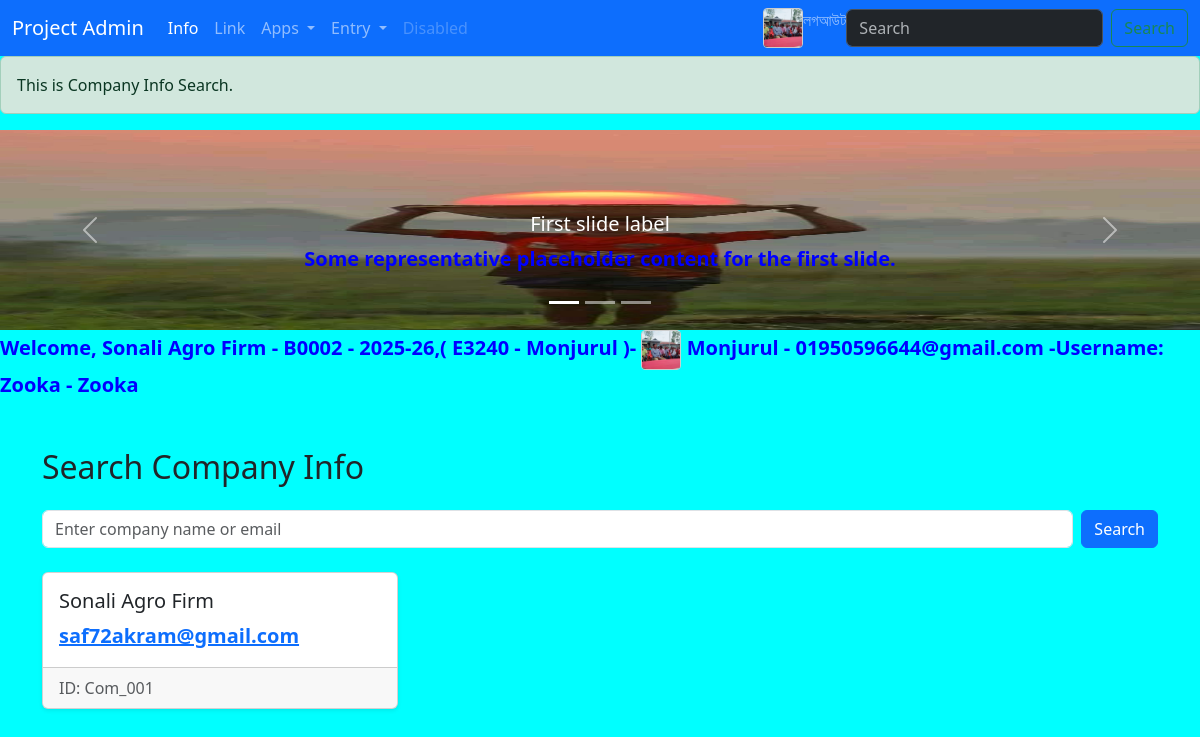
Page /pa/search-company/ (signed in) on the committed database.
### account/models.py (models this page shows, shortened)
class UserProfile(models.Model):
    STATUS_CHOICES = [
        ('Stop', 'Stop'),
        ('On', 'On'),
        ('Abuse', 'Abuse'),
    ]
    user   = models.OneToOneField(User, on_delete=models.CASCADE)
    employee_id = models.ForeignKey(Employee, on_delete=models.CASCADE,null=True, blank=True)
    block_id  = models.ForeignKey(BlockName, on_delete=models.CASCADE)
    status = models.CharField(
    max_length=40,
    choices=STATUS_CHOICES,
    default='On'
    )
    ALLOWED_APPS = [
        ('account', 'Account'),
        ('block', 'Block'),
        ('marketing', 'Marketing'),
        ('contract_grower', 'Contract_grower'),
        ('ProjectAdmin', 'ProjectAdmin'),
    ]
    allowed_app = models.CharField(max_length=100, choices=ALLOWED_APPS)
    byear  = models.ForeignKey(DealingYear, on_delete=models.CASCADE,null=True, blank=True)
    com_id = models.ForeignKey(Company, on_delete=models.CASCADE)

class BlockName(models.Model):
    b_id = models.CharField(max_length=20,  primary_key=True)
    b_name = models.CharField(max_length=100,unique=True)
    b_land_Ac = models.FloatField()
    PerDecimal = models.DecimalField(max_digits=10, decimal_places=2)
    b_des = models.TextField(blank=True, null=True)
    division = models.CharField(max_length=20, choices=[
        ('AC', 'Account'),
        ('SP', 'Seed Production'),
        ('SM', 'Seed Marketing')
    ], default='AC')
    bso_email = models.EmailField()
    state = models.CharField(max_length=10, choices=[('ON', 'ON'), ('OFF', 'OFF')], default='ON')
    rlpay_day = models.CharField(max_length=50, default='Sunday')
    land_update = models.DecimalField(max_digits=10, decimal_places=2)
    division = models.CharField(max_length=20, choices=DIVISION_CHOICES, default='AC')
    emailst = models.EmailField()
    com_id = models.ForeignKey("ProjectAdmin.Company", on_delete=models.CASCADE)

### ProjectAdmin/models.py (models this page shows, shortened)
class Employee(models.Model):
    EmpId = models.CharField(max_length=10, primary_key=True)
    EmpName = models.CharField(max_length=100)
    EmpDesig = models.CharField(max_length=100)
    EmpMobile = models.CharField(max_length=15, unique=True)
    EmpEmail = models.EmailField(max_length=50, unique=True)
    EmpBirthDate = models.DateField()
    EmpJoininghDate = models.DateField()
    EmpPicture = models.ImageField(upload_to=employee_picture_upload_path, blank=True, null=True)
    EmpStatus = models.CharField(max_length=10, default='ON')
    EmpComId = models.ForeignKey(Company, on_delete=models.CASCADE)
    def __str__(self):
        return f"{self.EmpId} - {self.EmpName}"

class Company(models.Model):
    com_id = models.CharField(max_length=20,primary_key=True)
    company_name = models.CharField(max_length=100, unique=True)
    company_email = models.EmailField(max_length=100, unique=True)
    is_active = models.BooleanField(default=True)  # 👈 Add this

class DealingYear(models.Model):
    STATUS_CHOICES = [
        ('Stop', 'Stop'),
        ('On', 'On'),
        ('Abuse', 'Abuse'),
    ]
    dy_session = models.CharField(max_length=20, primary_key=True)  # অর্থবছর বা সেশন
    busy_status = models.CharField(max_length=10, choices=STATUS_CHOICES, default='On')
    com_id = models.ForeignKey(Company, on_delete=models.CASCADE)
    def __str__(self):
        return f" {self.dy_session}"
    class Meta:
        db_table = 'dealing_year'  # বিদ্যমান টেবিলের সাথে মিল

### ProjectAdmin/views.py (the view)
# urls.py: path('search-company/', views.search_company, name='search_company'),
def search_company(request):
    company = Company.objects.all()
    query = request.GET.get('q','')
    if query:
            company = company.filter(
                Q(company_name__icontains = query) |
                Q(company_email__icontains = query)
            )
    context = {
                'company' : company,
                'query' : query
            }
    return render(request,'padmin/search_company.html', context)

### templates/padmin/search_company.html (shortened to what this page needs)
{% extends 'padmin/base1.html' %}
{% block alert %}This is  Company Info Search.  {% endblock alert  %}
{% block content %}
<div class="container mt-5">
    <h2 class="mb-4">Search Company Info</h2>
    <form method="get" class="d-flex mb-4" role="search">
        <input
            class="form-control me-2"
            type="search"
            name="q"
            placeholder="Enter company name or email"
            aria-label="Search"
            value="{{ query }}"
        />
        <button class="btn btn-primary" type="submit">Search</button>
    </form>
    {% if company %}
        <div class="row row-cols-1 row-cols-md-3 g-4">
            {% for c in company %}
                <div class="col">
                    <div class="card h-100 shadow-sm">
                        <div class="card-body">
                            <h5 class="card-title">{{ c.company_name }}</h5>
                            <p class="card-text">
                                <a href="mailto:{{ c.company_email }}">{{ c.company_email }}</a>
                            </p>
                        </div>
                        <div class="card-footer text-muted">
                            ID: {{ c.com_id }}
                        </div>
                    </div>
                </div>
            {% endfor %}
        </div>
    {% else %}
        <div class="alert alert-warning" role="alert">
            No results found.
        </div>
    {% endif %}
</div>
{% endblock content %}

### templates/padmin/base1.html (shortened to what this page needs)
<!DOCTYPE html>
<html lang="en">
    {% load static %}
<head>
    <link href="https://cdn.jsdelivr.net/npm/bootstrap@5.3.7/dist/css/bootstrap.min.css" rel="stylesheet">
    <link rel="stylesheet" href="{% static 'style.css' %}" >
</head>
<body>
   <nav class="navbar navbar-expand-lg bg-primary" data-bs-theme="dark">
  <div class="container-fluid">
    <a class="navbar-brand" href="{% url 'ProjectAdmin:padmin' %}">Project Admin</a>
    <div class="collapse navbar-collapse" id="navbarSupportedContent">
      <ul class="navbar-nav me-auto mb-2 mb-lg-0">
        <li class="nav-item">
          <a class="nav-link active" aria-current="page" href="#">Info</a>
        </li>
        <li class="nav-item">
          <a class="nav-link" href="{%url 'ProjectAdmin:padmin'  %}">Link</a>
        </li>
        <li class="nav-item dropdown">
          <a class="nav-link dropdown-toggle" href="#" role="button" data-bs-toggle="dropdown" aria-expanded="false">
            Apps
          </a>
        </li>
        <li class="nav-item dropdown">
          <a class="nav-link dropdown-toggle" href="#" role="button" data-bs-toggle="dropdown" aria-expanded="false">
            Entry
          </a>
        </li>
        <li class="nav-item">
          <a class="nav-link disabled" aria-disabled="true">Disabled</a>
        </li>
      </ul>
      <ul class="navbar-nav ms-auto">
          {% if user.is_authenticated %}
              {% if user.userprofile.employee_id.EmpPicture %}
                  <img src="{{ user.userprofile.employee_id.EmpPicture.url }}" class="icon-small" alt="Employee Picture" width="20">
              {% else %}
                  <img src="{% static 'images/default.png' %}" class="icon-small" alt="No Picture" width="40">
              {% endif %}
              <form method="post" action="{% url 'account:logout' %}">
                  <button type="submit" class="nav-link btn btn-link" style="padding: 0;">লগআউট</button>
              </form>
          {% else %}
              <li class="nav-item"><a class="nav-link" href="{% url 'account:login' %}">লগইন</a></li>
          {% endif %}
      </ul>
      <form class="d-flex" role="search">
        <input class="form-control me-2" type="search" placeholder="Search" aria-label="Search"/>
        <button class="btn btn-outline-success" type="submit">Search</button>
      </form>
    </div>
  </div>
</nav>
<div class="alert alert-success" role="alert">
  {% block alert %}  {% endblock alert  %}
</div>
<div id="carouselExampleCaptions" class="carousel slide">
  <div class="carousel-indicators">
    <button type="button" data-bs-target="#carouselExampleCaptions" data-bs-slide-to="0" class="active" aria-current="true" aria-label="Slide 1"></button>
    <button type="button" data-bs-target="#carouselExampleCaptions" data-bs-slide-to="1" aria-label="Slide 2"></button>
    <button type="button" data-bs-target="#carouselExampleCaptions" data-bs-slide-to="2" aria-label="Slide 3"></button>
  </div>
  <div class="carousel-inner">
    <div class="carousel-item active">
      <img src="{% static 'img/account/SRB.jpg' %}" class="d-block w-100" alt="logo">
      <div class="carousel-caption d-none d-md-block">
        <h5>First slide label</h5>
        <p>Some representative placeholder content for the first slide.</p>
      </div>
    </div>
  </div>
  <button class="carousel-control-prev" type="button" data-bs-target="#carouselExampleCaptions" data-bs-slide="prev">
    <span class="carousel-control-prev-icon" aria-hidden="true"></span>
  </button>
  <button class="carousel-control-next" type="button" data-bs-target="#carouselExampleCaptions" data-bs-slide="next">
    <span class="carousel-control-next-icon" aria-hidden="true"></span>
  </button>
</div>
<div>
      {% if user.is_authenticated %}
<p>
    Welcome,
    {{ user.userprofile.com_id.company_name|default_if_none:"No Company" }} -
    {{ user.userprofile.block_id.b_id|default_if_none:"No Block" }} -
    {{ user.userprofile.byear|default_if_none:"No Year" }},(
    {{ user.userprofile.employee_id|default:"No Empid" }} )-
    {% if user.userprofile.employee_id.EmpPicture %}
    <img src="{{ user.userprofile.employee_id.EmpPicture.url }}" class="icon-small" alt="Employee Picture" width="40">
    {% else %}
        <img src="{% static 'images/default.png' %}" class="icon-small" alt="No Picture" width="40">
    {% endif %}
    {{ user.userprofile.employee_id.EmpName|default_if_none:"No Employee" }} -
    {{ user.userprofile.employee_id.EmpEmail|default_if_none:"No EmpEmail" }} -Username:
    {{ user.username }} -
    {{ user.first_name|default:user.username }}
</p>
      {% else %}
        <p>Welcome, Guest!</p>
      {% endif %}
</div>
<div>
    {% block content %} {% endblock content %}
</div>
</body>
</html>

### static/style.css (style rules this page uses)
body { background-color: aqua; }
p { color: blue; font-weight: 900; font-size: 20px; }
img { height: 200px; width: 200px; }

### templates/padmin/base1.html (style rules this page uses)
.icon-small { width: 40px; height: 40px; object-fit: cover; border-radius: 4px; border: 1px solid #ccc; }

### rows in the picture
Company: company_name "Sonali Agro Firm", company_email "saf72akram@gmail.com", com_id "Com_001"

### other values in the picture
{{ user.userprofile.com_id.company_name|default_if_none:"No Company" }} "Sonali Agro Firm"
{{ user.userprofile.block_id.b_id|default_if_none:"No Block" }} "B0002"
{{ user.userprofile.byear|default_if_none:"No Year" }} "2025-26"
{{ user.userprofile.employee_id|default:"No Empid" }} "E3240 - Monjurul"
{{ user.userprofile.employee_id.EmpName|default_if_none:"No Employee" }} "Monjurul"
{{ user.userprofile.employee_id.EmpEmail|default_if_none:"No EmpEmail" }} "01950596644@gmail.com"
{{ user.username }} "Zooka"
{{ user.first_name|default:user.username }} "Zooka"
